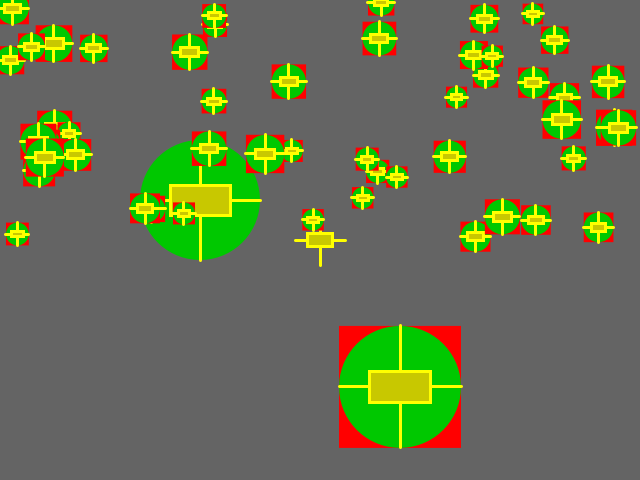
Frame 1 (no input)
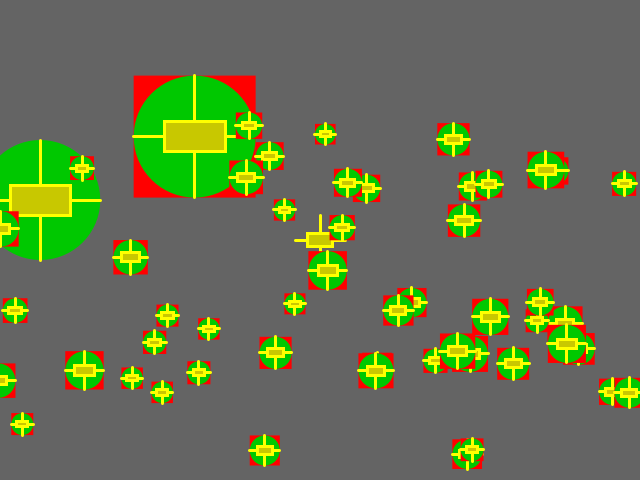
Frame 60 (the mouse pressed at the canvas centre just before this capture)
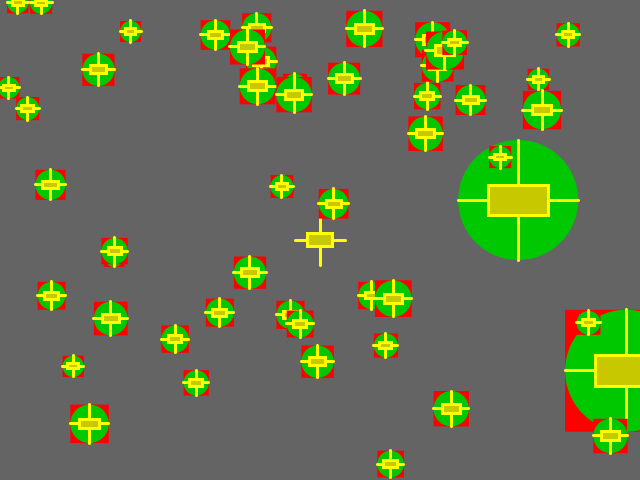
Frame 120 (the mouse held since frame 60 and released just before this capture)

The Processing sketch that drew these frames (run headless with seeded random() and noise(); from frame 60 on, the mouse is pressed at the canvas centre):

// Processing sketch: herenciaFamiliar
// ── herenciaFamiliar.pde
Familia f;
void setup() {
  size(640, 480);
  f = new Familia();
}
void draw() {
  background(100);
  f.dibujar();
}

// ── aFamilia.pde
class Familia {
  Abuela a;
  Madre m;
  Hija h;
  Hija [] hs = new Hija[50];
  Familia() {
    a = new Abuela(width/2, height/2, 50);
    m = new Madre(200, 200, 120);
    h = new Hija(400, 383, 122);
    for (int i=0; i<hs.length; i++) {
      hs[i] = new Hija(random(width), random(height/2), random(20, 40));
    }
  }
  void dibujar() {
    a.dibujarAbuela();
    m.dibujarMadre();
    h.moverHija();
    h.dibujarHija();

    for (int i=0; i<hs.length; i++) {
      hs[i].moverHija();
      hs[i].dibujarHija();
    }
  }
}

// ── bAbuela.pde
class Abuela {
  float x, y, t;
  Abuela(float x, float y, float t) {
    this.x = x;
    this.y = y;
    this.t = t;
    rectMode(CENTER);
  }
  void dibujarAbuela() {
    stroke(255, 255, 0);
    strokeWeight(3);
    line(x-t/2, y, x+t/2, y);
    line(x, y-t/2, x, y+t/2);
    fill(200, 200, 0);
    rect(x, y, t/2, t/4);
  }
}

// ── cMadre.pde
class Madre extends Abuela {
  float dx;
  Madre(float x, float y, float t) {
    super(x, y, t);
    dx = random(-4, -2);
  }
  void dibujarMadre() {
    fill(0, 200, 0); 
    noStroke();
    circle(x, y, t);
    dibujarAbuela();
    mover();
  }
  void mover() {
    /*if (x<0) {
     x = width;
     } else {
     x = x;
     }*/
    x = x<0 ? width : x;
    x+= dx;
  }
}

// ── dHija.pde
class Hija extends Madre {
  float dy;
  Hija(float x, float y, float t) {
    super(x, y, t);
    dy = random(2, 4);
  }
  void dibujarHija() {
    fill(255, 0, 0); 
    noStroke();
    rect(x, y, t, t);
    dibujarMadre();
  }
  void moverHija() {
    y = y>height ? 0: y;
    y += dy;
  }
}
